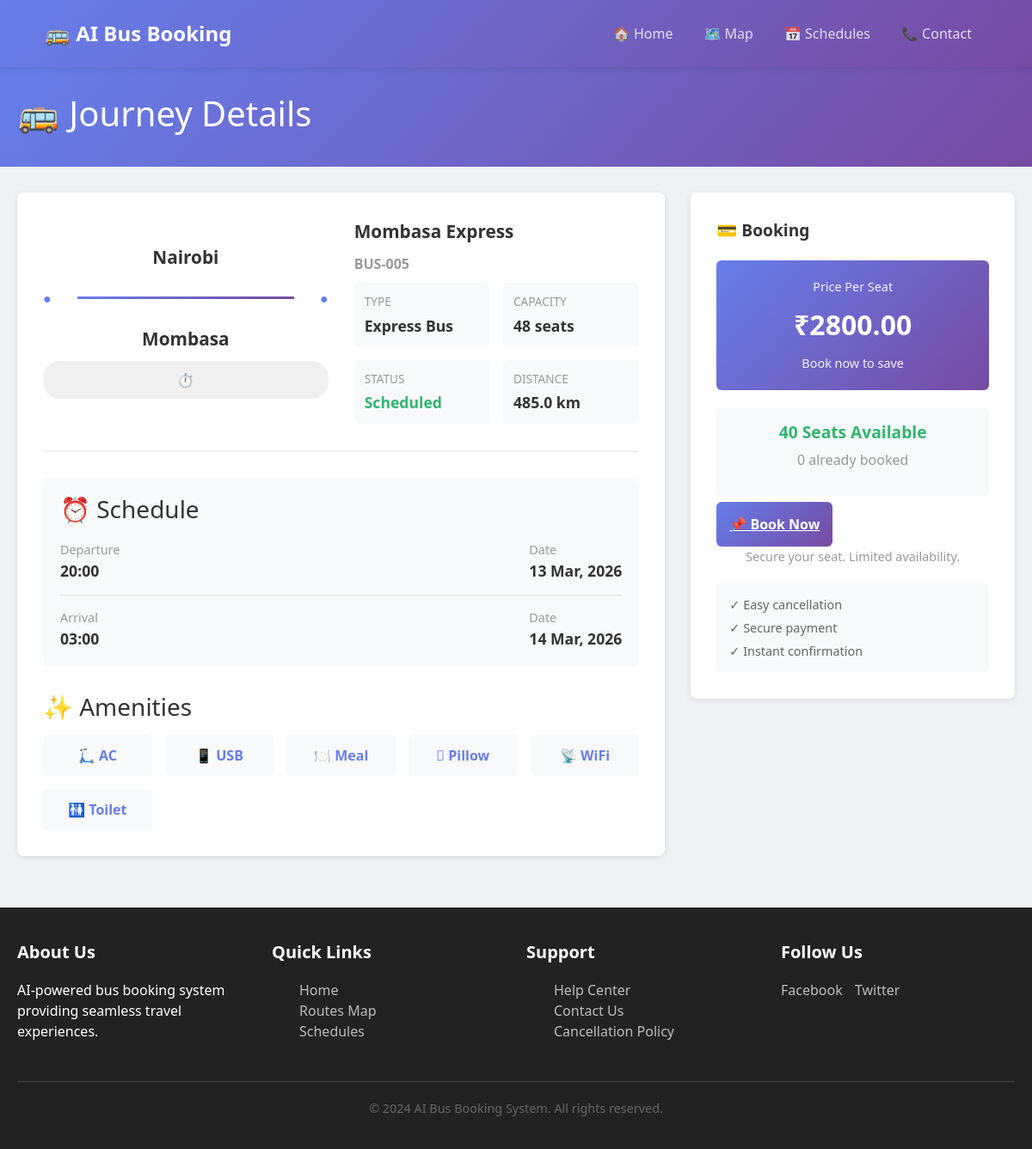
/journey/14/, run on the app's committed database.
### booking/models.py (models this page shows, shortened)
class BusJourney(models.Model):
    STATUS_CHOICES = [
        ('scheduled', 'Scheduled'),
        ('in_transit', 'In Transit'),
        ('completed', 'Completed'),
        ('cancelled', 'Cancelled'),
    ]
    bus = models.ForeignKey(Bus, on_delete=models.CASCADE, related_name='journeys')
    route = models.ForeignKey(Route, on_delete=models.CASCADE, related_name='journeys')
    departure_time = models.DateTimeField()
    arrival_time = models.DateTimeField()
    available_seats = models.IntegerField()
    status = models.CharField(max_length=20, choices=STATUS_CHOICES, default='scheduled')
    current_lat = models.FloatField(default=0.0)
    current_lng = models.FloatField(default=0.0)
    price_per_seat = models.DecimalField(max_digits=10, decimal_places=2)
    created_at = models.DateTimeField(auto_now_add=True)
    class Meta:
        ordering = ['-departure_time']
    @property
    def booked_seats(self):
        return self.booking_set.aggregate(models.Sum('seats'))['seats__sum'] or 0
    @property
    def remaining_seats(self):
        return self.available_seats - self.booked_seats

class Route(models.Model):
    origin = models.CharField(max_length=100)
    destination = models.CharField(max_length=100)
    origin_lat = models.FloatField(default=0.0)
    origin_lng = models.FloatField(default=0.0)
    destination_lat = models.FloatField(default=0.0)
    destination_lng = models.FloatField(default=0.0)
    distance_km = models.FloatField(default=0.0)
    duration = models.DurationField(default=timedelta(hours=1))
    base_fare = models.DecimalField(max_digits=10, decimal_places=2, default=0.0)
    buses = models.ManyToManyField(Bus, related_name='routes')
    is_active = models.BooleanField(default=True)
    created_at = models.DateTimeField(auto_now_add=True)
    class Meta:
        ordering = ['origin', 'destination']

class Bus(models.Model):
    BUS_TYPE_CHOICES = [
        ('standard', 'Standard Bus'),
        ('express', 'Express Bus'),
        ('luxury', 'Luxury Bus'),
    ]
    bus_number = models.CharField(max_length=50, unique=True)
    name = models.CharField(max_length=100)
    capacity = models.IntegerField()
    bus_type = models.CharField(max_length=20, choices=BUS_TYPE_CHOICES, default='standard')
    license_plate = models.CharField(max_length=50, unique=True)
    manufacturer = models.CharField(max_length=100, blank=True)
    year = models.IntegerField(blank=True, null=True)
    is_active = models.BooleanField(default=True)
    created_at = models.DateTimeField(auto_now_add=True)
    class Meta:
        ordering = ['bus_number']

### booking/views.py (the view)
# urls.py: path('journey/<int:journey_id>/', views.journey_detail, name='journey_detail'),
def journey_detail(request, journey_id):
    journey = get_object_or_404(BusJourney, id=journey_id)
    context = {
        'journey': journey,
        'remaining_seats': journey.remaining_seats,
        'booked_seats': journey.booked_seats,
    }
    return render(request, 'booking/journey_detail.html', context)

### booking/templates/booking/journey_detail.html (shortened to what this page needs)
{% extends 'base.html' %}
{% load static %}
{% block content %}
<div class="journey-header">
    <div class="container">
        <h1>🚌 Journey Details</h1>
    </div>
</div>
<div class="container">
    <div class="journey-container">
        <div class="journey-details">
            <div class="journey-main">
                <div class="route-visual">
                    <div class="city">{{ journey.route.origin }}</div>
                    <div class="route-line">
                        <span></span>
                    </div>
                    <div class="city">{{ journey.route.destination }}</div>
                    <div class="duration-badge">
                        ⏱️ {{ journey.route.duration|add:"0" }}
                    </div>
                </div>
                <div class="bus-info">
                    <div class="bus-name">{{ journey.bus.name }}</div>
                    <div class="bus-name" style="font-size: 1rem; color: #999;">{{ journey.bus.bus_number }}</div>
                    <div class="bus-details">
                        <div class="detail-item">
                            <div class="detail-label">Type</div>
                            <div class="detail-value">{{ journey.bus.get_bus_type_display }}</div>
                        </div>
                        <div class="detail-item">
                            <div class="detail-label">Capacity</div>
                            <div class="detail-value">{{ journey.bus.capacity }} seats</div>
                        </div>
                        <div class="detail-item">
                            <div class="detail-label">Status</div>
                            <div class="detail-value" style="color: {% if journey.status == 'scheduled' %}#30b570{% elif journey.status == 'in_transit' %}#ff9800{% else %}#999{% endif %};">
                                {{ journey.get_status_display }}
                            </div>
                        </div>
                        <div class="detail-item">
                            <div class="detail-label">Distance</div>
                            <div class="detail-value">{{ journey.route.distance_km }} km</div>
                        </div>
                    </div>
                </div>
            </div>
            <div class="time-schedule">
                <h3 style="margin-bottom: 20px;">⏰ Schedule</h3>
                <div class="time-row">
                    <div>
                        <div class="time-label">Departure</div>
                        <div class="time-value">{{ journey.departure_time|date:"H:i" }}</div>
                    </div>
                    <div>
                        <div class="time-label">Date</div>
                        <div class="time-value">{{ journey.departure_time|date:"d M, Y" }}</div>
                    </div>
                </div>
                <div style="border-top: 1px solid #ddd; margin: 15px 0;"></div>
                <div class="time-row">
                    <div>
                        <div class="time-label">Arrival</div>
                        <div class="time-value">{{ journey.arrival_time|time:"H:i" }}</div>
                    </div>
                    <div>
                        <div class="time-label">Date</div>
                        <div class="time-value">{{ journey.arrival_time|date:"d M, Y" }}</div>
                    </div>
                </div>
            </div>
            <div class="amenities">
                <h3>✨ Amenities</h3>
                <div class="amenities-grid">
                    <div class="amenity">🛴 AC</div>
                    <div class="amenity">📱 USB</div>
                    <div class="amenity">🍽️ Meal</div>
                    <div class="amenity">🛛 Pillow</div>
                    <div class="amenity">📡 WiFi</div>
                    <div class="amenity">🚻 Toilet</div>
                </div>
            </div>
        </div>
        <div class="booking-sidebar">
            <div class="booking-title">💳 Booking</div>
            <div class="price-display">
                <div class="price-label">Price Per Seat</div>
                <div class="price-value">₹{{ journey.price_per_seat }}</div>
                <div class="price-per-seat">Book now to save</div>
            </div>
            <div class="seats-status">
                <div class="seats-available-text">{{ remaining_seats }} Seats Available</div>
                <p style="color: #999; margin-top: 5px;">{{ booked_seats }} already booked</p>
            </div>
            {% if remaining_seats > 0 %}
            <a href="{% url 'booking:book_journey' journey.id %}" class="book-button">
                📌 Book Now
            </a>
            <p style="text-align: center; color: #999; margin-top: 15px; font-size: 0.9rem;">
                Secure your seat. Limited availability.
            </p>
            {% endif %}
            <div style="background: #f8f9fa; padding: 15px; border-radius: 6px; margin-top: 20px; font-size: 0.9rem; color: #666;">
                <p style="margin: 0;">✓ Easy cancellation</p>
                <p style="margin: 5px 0 0 0;">✓ Secure payment</p>
                <p style="margin: 5px 0 0 0;">✓ Instant confirmation</p>
            </div>
        </div>
    </div>
</div>
{% endblock %}

### booking/templates/base.html (style rules this page uses)
:root { --primary: #667eea; --secondary: #764ba2; --success: #30b570; --warning: #ff9800; --danger: #FF6B6B; --info: #4ECDC4; --light: #f8f9fa; --dark: #333; }
* { margin: 0; padding: 0; box-sizing: border-box; }
body { font-family: 'Segoe UI', Tahoma, Geneva, Verdana, sans-serif; background: #f0f2f5; color: #333; }
.container { max-width: 1200px; margin: 0 auto; padding: 0 20px; }

### booking/templates/booking/journey_detail.html (style rules this page uses)
.journey-header { background: linear-gradient(135deg, #667eea 0%, #764ba2 100%); color: white; padding: 30px 0; margin-bottom: 30px; }
.journey-container { display: grid; grid-template-columns: 2fr 1fr; gap: 30px; }
.journey-details { background: white; padding: 30px; border-radius: 8px; box-shadow: 0 2px 8px rgba(0,0,0,0.1); }
.journey-main { display: flex; align-items: center; gap: 30px; margin-bottom: 30px; padding-bottom: 30px; border-bottom: 2px solid #f0f0f0; }
.route-visual { flex: 1; text-align: center; }
.city { font-size: 1.3rem; font-weight: 700; color: #333; margin-bottom: 10px; }
.route-line { display: flex; align-items: center; justify-content: center; gap: 20px; margin: 20px 0; }
.route-line::before, .route-line::after { content: '●'; font-size: 1rem; color: #667eea; }
.route-line span { flex: 1; height: 3px; background: linear-gradient(90deg, #667eea, #764ba2); margin: 0 10px; }
.duration-badge { background: #f0f0f0; padding: 10px 15px; border-radius: 20px; font-weight: 600; color: #667eea; }
.bus-info { flex: 1; }
.bus-name { font-size: 1.3rem; font-weight: 700; color: #333; margin-bottom: 10px; }
.bus-details { display: grid; grid-template-columns: repeat(2, 1fr); gap: 15px; }
.detail-item { background: #f8f9fa; padding: 12px; border-radius: 6px; }
.detail-label { font-size: 0.85rem; color: #999; text-transform: uppercase; margin-bottom: 4px; }
.detail-value { font-size: 1.1rem; font-weight: 600; color: #333; }
.time-schedule { background: #f8f9fa; padding: 20px; border-radius: 8px; margin-top: 30px; }
.time-row { display: flex; justify-content: space-between; align-items: center; margin-bottom: 15px; }
.time-row:last-child { margin-bottom: 0; }
.time-label { color: #999; font-size: 0.9rem; }
.time-value { font-size: 1.1rem; font-weight: 700; color: #333; }
.amenities { margin-top: 30px; }
.amenities h3 { margin-bottom: 15px; color: #333; }
.amenities-grid { display: grid; grid-template-columns: repeat(auto-fit, minmax(120px, 1fr)); gap: 15px; }
.amenity { background: #f8f9fa; padding: 12px; border-radius: 6px; text-align: center; color: #667eea; font-weight: 600; }
.booking-sidebar { background: white; padding: 30px; border-radius: 8px; box-shadow: 0 2px 8px rgba(0,0,0,0.1); height: fit-content; position: sticky; top: 20px; }
.booking-title { font-size: 1.2rem; font-weight: 700; color: #333; margin-bottom: 20px; }
.price-display { background: linear-gradient(135deg, #667eea 0%, #764ba2 100%); color: white; padding: 20px; border-radius: 6px; text-align: center; margin-bottom: 20px; }
.price-label { font-size: 0.9rem; opacity: 0.9; }
.price-value { font-size: 2rem; font-weight: 700; margin: 10px 0; }
.price-per-seat { font-size: 0.9rem; opacity: 0.9; }
.seats-status { background: #f8f9fa; padding: 15px; border-radius: 6px; margin-bottom: 20px; text-align: center; }
.seats-available-text { font-weight: 700; color: #30b570; font-size: 1.2rem; }
.book-button { width: 100%; background: linear-gradient(135deg, #667eea 0%, #764ba2 100%); color: white; border: none; padding: 15px; border-radius: 6px; font-size: 1rem; font-weight: 700; cursor: pointer; transition: transform 0.2s ease; }

### data on the page
BusJourney: route.origin "Nairobi", route.destination "Mombasa", bus.name "Mombasa Express", bus.bus_number "BUS-005", bus.bus_type "Express Bus", bus.capacity "48", status "Scheduled", route.distance_km "485.0", departure_time "20:00", departure_time "13 Mar, 2026", arrival_time "03:00", arrival_time "14 Mar, 2026", price_per_seat "2800.00"

### other printed values
{{ remaining_seats }} "40"
{{ booked_seats }} "0"
